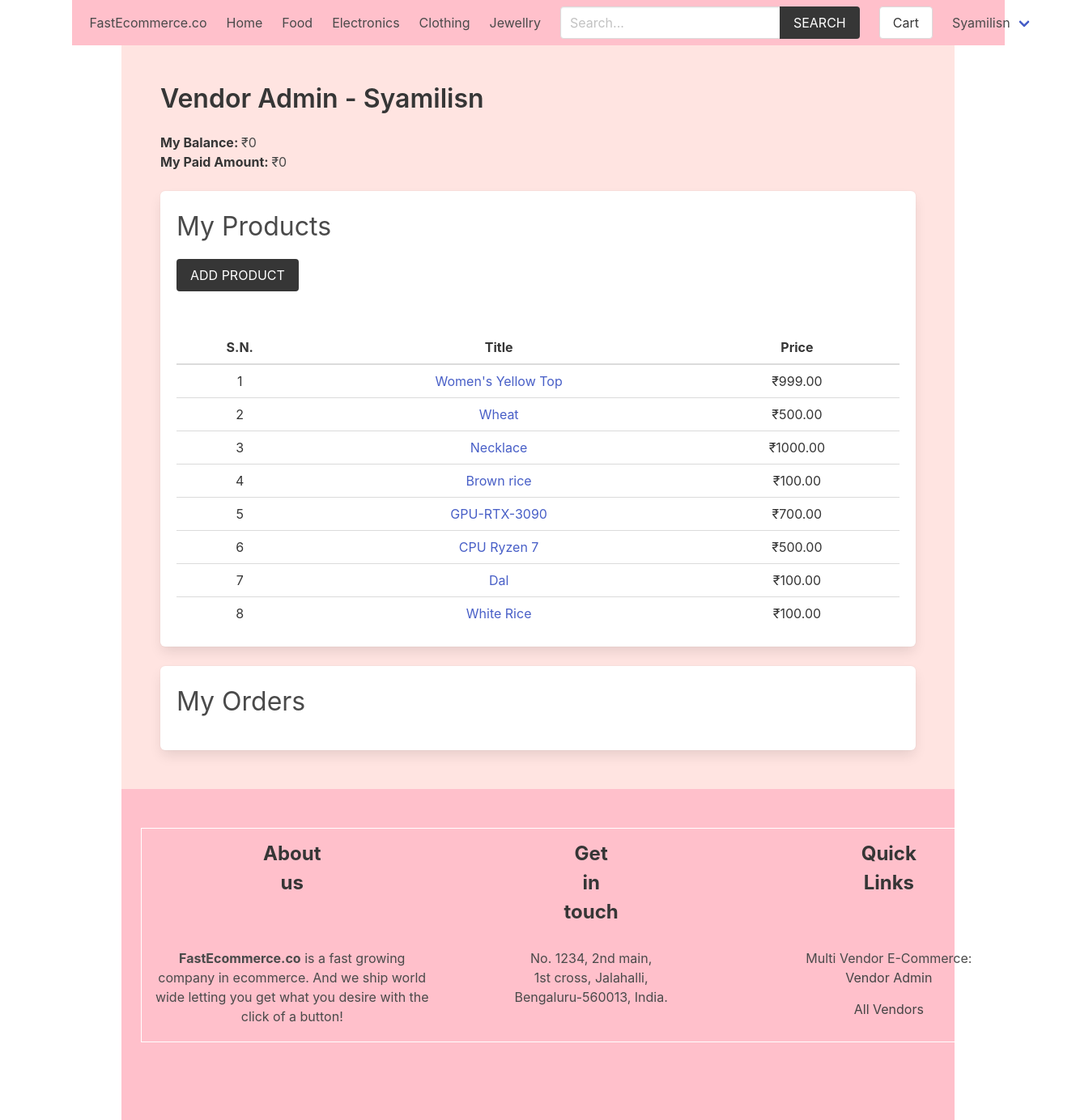
Screenshot of /vendor/vendor-admin/ (signed in) with the database file from the repository.
### product/models.py (models this page shows, shortened)
class Category(models.Model):
    title = models.CharField(max_length=50)
    slug = models.SlugField(max_length=55)
    ordering = models.IntegerField(default=0)
    class Meta:
        ordering = ['ordering']

class Product(models.Model):
    category = models.ForeignKey(Category, related_name='products', on_delete=models.CASCADE)
    vendor = models.ForeignKey(Vendor, related_name="products", on_delete=models.CASCADE)
    title = models.CharField(max_length=50)
    slug = models.SlugField(max_length=55)
    description = models.TextField(blank=True, null=True)
    price = models.DecimalField(max_digits=6, decimal_places=2)
    added_date = models.DateTimeField(auto_now_add=True)
    image = models.ImageField(upload_to='uploads/', blank=True, null=True)
    thumbnail = models.ImageField(upload_to='uploads/', blank=True, null=True) # Change uploads to thumbnails
    class Meta:
        ordering = ['-added_date']

### vendor/models.py (models this page shows, shortened)
class Vendor(models.Model):
    name = models.CharField(max_length=255)
    created_at = models.DateTimeField(auto_now_add=True)
    created_by = models.OneToOneField(User, related_name='vendor', on_delete=models.CASCADE)
    class Meta:
        ordering = ['name']
    def get_balance(self):
        items = self.items.filter(vendor_paid=False, order__vendors__in=[self.id])
        return sum((item.product.price * item.quantity) for item in items)
    def get_paid_amount(self):
        items = self.items.filter(vendor_paid=True, order__vendors__in=[self.id])
        return sum((item.product.price * item.quantity) for item in items)

### vendor/views.py (the view, shortened to what this page needs)
# urls.py: path('vendor-admin/', views.vendor_admin, name="vendor-admin"),
@login_required
def vendor_admin(request):
    vendor = request.user.vendor
    products = vendor.products.all()
    orders = vendor.orders.all()
    return render(request, 'vendor/vendor_admin.html', {'vendor': vendor, 'products': products, 'orders': orders})

### cart/cart.py (called while the page is built)
    def __len__(self):
        return sum(item['quantity'] for item in self.cart.values())

### cart/context_processors.py (called while the page is built)
def cart(request):
    return {'cart': Cart(request)}

### product/context_processors.py (called while the page is built)
def menu_categories(request):
    categories = Category.objects.all()
    return {'categories': categories}

### templates/vendor/vendor_admin.html (shortened to what this page needs)
{% extends 'core/base.html' %}
{% block content %}
    <h1 class="title">Vendor Admin - <span class="is-capitalized">{{vendor.name}}</span></h1>
    <div class="mb-5">
        <strong>My Balance: </strong> ₹{{vendor.get_balance}} <br>
        <strong>My Paid Amount: </strong> ₹{{vendor.get_paid_amount}}
    </div>
    <div class="box">
        <h2 class="is-size-3 mb-4">My Products</h2>
        <a href="{% url 'vendor:add-product' %}" class="button is-dark is-uppercase mb-6">Add Product</a>
        {% if products %}
            <table class="table is-fullwidth">
                <thead>
                    <tr>
                        <th>S.N.</th>
                        <th>Title</th>
                        <th>Price</th>
                    </tr>
                </thead>
                <tbody>
                    {% for product in products %}
                        <tr>
                            <td>{{ forloop.counter }}</td>
                            <td><a href="{% url 'product:product' product.category.slug product.slug %}">{{ product.title }}</a></td>
                            <td>₹{{ product.price }}</td>
                        </tr>
                    {% endfor %}
                </tbody>
            </table>
        {% else %}
            <p class="has-text-danger">Products not added yet.</p>
        {% endif %}
    </div>
    <div class="box">
        <h2 class="is-size-3 mb-4">My Orders</h2>
    </div>
{% endblock content %}

### templates/core/base.html (shortened to what this page needs)
{% load static %}
<!DOCTYPE html>
<html lang="en">
<head>
    <link rel="stylesheet" href="https://cdn.jsdelivr.net/npm/bulma@0.9.2/css/bulma.min.css">
    <link rel="stylesheet" href="{% static 'css/main.css' %}">
</head>
<body>
    <div class="container">
        <nav class="navbar navbar-light" role="navigation" aria-label="main navigation"  style="background-color: pink;">
            <div class="navbar-brand" style="margin-left: 10px;">
                <a class="navbar-item" href="{% url 'core:home' %}">
                    FastEcommerce.co
            </a>
            </div>
            <div id="navbarBasicExample" class="navbar-menu">
                <div class="navbar-start">
                <a class="navbar-item" href="{% url 'core:home' %}">
                    Home
                </a>
                {% for category in categories %}
                    <a class="navbar-item" href="{% url 'product:category' category.slug %}">
                        {{category.title}}
                    </a>
                {% endfor %}
                </div>
                <div class="navbar-start">
                    <div class="navbar-item">
                        <form method="get" action="{% url 'product:search' %}">
                            <div class="field has-addons">
                                <div class="control">
                                    <input type="search" name="query" id="" class="input" placeholder="Search...">
                                </div>
                                <div class="control">
                                    <button class="button is-dark is-uppercase">Search</button>
                                </div>
                            </div>
                        </form>
                    </div>
                </div>
                <div class="navbar-end">
                <div class="navbar-item">
                    <a href="{% url 'cart:cart' %}" class="button is-secondary">Cart {% if cart %}({{cart|length}}){% endif %}</a>
                </div>
                {% if request.user.is_authenticated %}
                <div class="navbar-item has-dropdown is-hoverable">
                    <a class="navbar-link is-capitalized">
                    {{user.vendor.name}}
                    </a>
                </div>
                {% endif %}
                </div>
            </div>
            </nav>
    </div>
    <section class="section" style="background-color: #ffe4e1; margin-right: 150px; margin-left:150px;"">
        <div class="container">
            {% block content %}{% endblock content %}
        </div>
    </section>
    <footer class="footer" style="background-color:pink; margin-left:150px; margin-right:150px" >
        <div class="container">
            <table>
                <tr class="is-size-4 mb-4" ><th>About us</th> <th>Get in touch</th> <th>Quick Links</th></tr>
                <tr>
                    <td style = "width: 150px;"><b>FastEcommerce.co</b> is a fast growing company in ecommerce. And we ship world wide letting you get what you desire with the click of a button!</td>
                    <td>No. 1234, 2nd main, <br>1st cross, Jalahalli, <br>Bengaluru-560013, India.</td>
                    <td>Multi Vendor E-Commerce:<br>
                        {% if request.user.is_authenticated %}
                            <a href="{% url 'vendor:vendor-admin' %}">Vendor Admin</a>
                        {% else %}
                            <a href="{% url 'vendor:become-vendor' %}">Become a Vendor</a>
                        {% endif %}
                        <br>
                        <a href="{% url 'vendor:vendors' %}">All Vendors</a>
                    </td>
                </tr>
            </table>
        </div>
    </footer>
</body>
</html>

### core/static/css/main.css (style rules this page uses)
.footer a { margin-bottom: 15px; display: inline-block; color: #444; }

### templates/core/base.html (style rules this page uses)
table,th,td { margin:auto; border-collapse:collapse; padding:10pt; text-align:center; word-wrap: break-word; }
table { border:solid 1pt white; }
th { padding-left: 150px; padding-right: 150px; }

### rows the page displays
Category: title "Food"
Category: title "Electronics"
Category: title "Clothing"
Category: title "Jewellry"
Vendor: name "Syamilisn", get_balance "0", get_paid_amount "0"
Product: title "Women's Yellow Top", price "999.00"
Product: title "Wheat", price "500.00"
Product: title "Necklace", price "1000.00"
Product: title "Brown rice", price "100.00"
Product: title "GPU-RTX-3090", price "700.00"
Product: title "CPU Ryzen 7", price "500.00"
Product: title "Dal", price "100.00"
Product: title "White Rice", price "100.00"

### other values shown
{{ user.vendor.name }} "Syamilisn"
